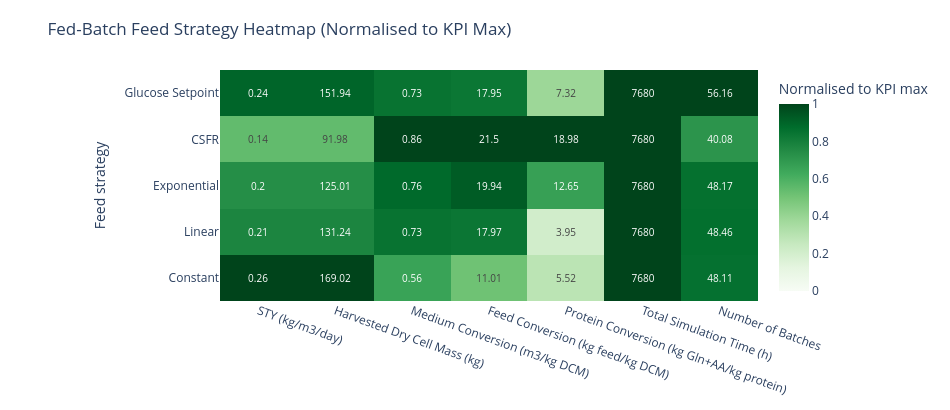

The code cell stored with this chart in its notebook:
### Markdown cell above
### 6.2 Strategy heatmaps

Each heatmap presents the mean KPI values for available strategies, normalised to the maximum of each KPI within that operating mode.

### Code cell
# Fed-batch feed strategy heatmap
fig_fb_heat, fb_heat_raw, fb_heat_norm = build_strategy_heatmap("fed_batch")
fig_fb_heat.show()

SAVE_FIG = False
if SAVE_FIG:
    out_svg = NOTEBOOK_DIR / STRATEGY_HEATMAP_CONFIG["fed_batch"]["output_name"]
    save_figure_svg(fig_fb_heat, out_svg, width=950, height=max(360, 110 + 60 * len(fb_heat_raw.index)))
    print(f"Saved: {out_svg.name}")

### Figure 1 — Plotly figure (JSON) as saved in the notebook; plotly's stock layout.template omitted (floating-point values rounded to 4 significant figures)
{"data": [{"colorbar": {"title": {"text": "Normalised to KPI max"}}, "colorscale": [[0, "rgb(247,252,245)"], [0.125, "rgb(229,245,224)"], [0.25, "rgb(199,233,192)"], [0.375, "rgb(161,217,155)"], [0.5, "rgb(116,196,118)"], [0.625, "rgb(65,171,93)"], [0.75, "rgb(35,139,69)"], [0.875, "rgb(0,109,44)"], [1, "rgb(0,68,27)"]], "customdata": [[0.2641, 169.0, 0.563, 11.01, 5.516, 7680.0, 48.11], [0.2051, 131.2, 0.7272, 17.97, 3.955, 7680.0, 48.46], [0.1953, 125.0, 0.7578, 19.94, 12.65, 7680.0, 48.17], [0.1437, 91.98, 0.8573, 21.5, 18.98, 7680.0, 40.08], [0.2374, 151.9, 0.727, 17.95, 7.316, 7680.0, 56.16]], "hovertemplate": "<b>%{y}</b><br>%{x}<br>Normalised score: %{z:.3f}<br>Mean raw value: %{customdata:.4g}<extra></extra>", "text": [["0.26", "169.02", "0.56", "11.01", "5.52", "7680", "48.11"], ["0.21", "131.24", "0.73", "17.97", "3.95", "7680", "48.46"], ["0.2", "125.01", "0.76", "19.94", "12.65", "7680", "48.17"], ["0.14", "91.98", "0.86", "21.5", "18.98", "7680", "40.08"], ["0.24", "151.94", "0.73", "17.95", "7.32", "7680", "56.16"]], "textfont": {"size": 10}, "texttemplate": "%{text}", "type": "heatmap", "x": ["STY (kg/m3/day)", "Harvested Dry Cell Mass (kg)", "Medium Conversion (m3/kg DCM)", "Feed Conversion (kg feed/kg DCM)", "Protein Conversion (kg Gln+AA/kg protein)", "Total Simulation Time (h)", "Number of Batches"], "y": ["Constant", "Linear", "Exponential", "CSFR", "Glucose Setpoint"], "z": [[1.0, 1.0, 0.6566, 0.512, 0.2906, 1.0, 0.8567], [0.7764, 0.7764, 0.8482, 0.8356, 0.2084, 1.0, 0.863], [0.7396, 0.7396, 0.8839, 0.9272, 0.6667, 1.0, 0.8578], [0.5442, 0.5442, 1.0, 1.0, 1.0, 1.0, 0.7138], [0.899, 0.899, 0.848, 0.8349, 0.3855, 1.0, 1.0]], "zmax": 1, "zmin": 0}], "layout": {"height": 410, "margin": {"b": 70, "l": 220, "r": 40, "t": 70}, "title": {"text": "Fed-Batch Feed Strategy Heatmap (Normalised to KPI Max)"}, "width": 950, "xaxis": {"tickangle": 20}, "yaxis": {"title": {"text": "Feed strategy"}}}}
